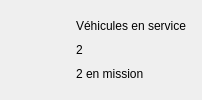
<widget class="QFrame" name="carteKpi4"><property name="variante" stdset="0"><string notr="true">kpi</string></property><layout class="QHBoxLayout" name="layout76" stretch="0,1"><property name="spacing"><number>14</number></property><property name="leftMargin"><number>16</number></property><property name="topMargin"><number>14</number></property><property name="rightMargin"><number>16</number></property><property name="bottomMargin"><number>14</number></property><item><widget class="QLabel" name="tuile11"><property name="minimumSize"><size><width>46</width><height>46</height></size></property><property name="maximumSize"><size><width>46</width><height>46</height></size></property><property name="pixmap"><pixmap resource="ressources.qrc">:/images/icones/tuile_van_ambre.png</pixmap></property><property name="scaledContents"><bool>true</bool></property></widget></item><item><layout class="QVBoxLayout" name="layout75"><property name="spacing"><number>0</number></property><item><widget class="QLabel" name="lbl94"><property name="text"><string>Véhicules en service</string></property><property name="variante" stdset="0"><string notr="true">kpiTitre</string></property></widget></item><item><widget class="QLabel" name="lbl95"><property name="text"><string>2</string></property><property name="variante" stdset="0"><string notr="true">kpiValeur</string></property></widget></item><item><widget class="QLabel" name="lbl96"><property name="text"><string>2 en mission</string></property><property name="variante" stdset="0"><string notr="true">kpiDetail</string></property></widget></item></layout></item></layout></widget>
